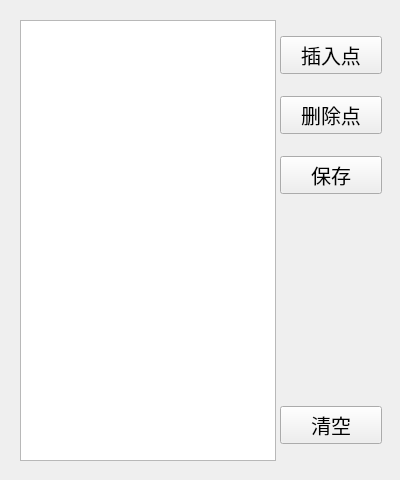
<?xml version="1.0" encoding="UTF-8"?>
<ui version="4.0">
 <class>Form_recoder_point</class>
 <widget class="QWidget" name="Form_recoder_point">
  <property name="geometry">
   <rect>
    <x>0</x>
    <y>0</y>
    <width>400</width>
    <height>480</height>
   </rect>
  </property>
  <property name="windowTitle">
   <string>示教记录</string>
  </property>
  <widget class="QWidget" name="verticalLayoutWidget">
   <property name="geometry">
    <rect>
     <x>280</x>
     <y>20</y>
     <width>102</width>
     <height>191</height>
    </rect>
   </property>
   <layout class="QVBoxLayout" name="verticalLayout">
    <item>
     <widget class="QPushButton" name="pushButton_2">
      <property name="font">
       <font>
        <pointsize>15</pointsize>
       </font>
      </property>
      <property name="text">
       <string>插入点</string>
      </property>
     </widget>
    </item>
    <item>
     <widget class="QPushButton" name="pushButton">
      <property name="font">
       <font>
        <pointsize>15</pointsize>
       </font>
      </property>
      <property name="text">
       <string>删除点</string>
      </property>
     </widget>
    </item>
    <item>
     <widget class="QPushButton" name="pushButton_3">
      <property name="font">
       <font>
        <pointsize>15</pointsize>
       </font>
      </property>
      <property name="text">
       <string>保存</string>
      </property>
     </widget>
    </item>
   </layout>
  </widget>
  <widget class="QWidget" name="verticalLayoutWidget_2">
   <property name="geometry">
    <rect>
     <x>280</x>
     <y>390</y>
     <width>102</width>
     <height>71</height>
    </rect>
   </property>
   <layout class="QVBoxLayout" name="verticalLayout_3">
    <item>
     <widget class="QPushButton" name="pushButton_6">
      <property name="font">
       <font>
        <pointsize>15</pointsize>
       </font>
      </property>
      <property name="text">
       <string>清空</string>
      </property>
     </widget>
    </item>
   </layout>
  </widget>
  <widget class="QListWidget" name="listWidget">
   <property name="geometry">
    <rect>
     <x>20</x>
     <y>20</y>
     <width>256</width>
     <height>441</height>
    </rect>
   </property>
   <property name="font">
    <font>
     <pointsize>15</pointsize>
    </font>
   </property>
  </widget>
 </widget>
 <resources/>
 <connections>
  <connection>
   <sender>pushButton_2</sender>
   <signal>clicked()</signal>
   <receiver>Form_recoder_point</receiver>
   <slot>insert_point()</slot>
   <hints>
    <hint type="sourcelabel">
     <x>337</x>
     <y>53</y>
    </hint>
    <hint type="destinationlabel">
     <x>452</x>
     <y>58</y>
    </hint>
   </hints>
  </connection>
  <connection>
   <sender>pushButton</sender>
   <signal>clicked()</signal>
   <receiver>Form_recoder_point</receiver>
   <slot>delete_point()</slot>
   <hints>
    <hint type="sourcelabel">
     <x>353</x>
     <y>119</y>
    </hint>
    <hint type="destinationlabel">
     <x>473</x>
     <y>129</y>
    </hint>
   </hints>
  </connection>
  <connection>
   <sender>pushButton_3</sender>
   <signal>clicked()</signal>
   <receiver>Form_recoder_point</receiver>
   <slot>save_point()</slot>
   <hints>
    <hint type="sourcelabel">
     <x>343</x>
     <y>190</y>
    </hint>
    <hint type="destinationlabel">
     <x>484</x>
     <y>191</y>
    </hint>
   </hints>
  </connection>
  <connection>
   <sender>pushButton_6</sender>
   <signal>clicked()</signal>
   <receiver>Form_recoder_point</receiver>
   <slot>clear_point()</slot>
   <hints>
    <hint type="sourcelabel">
     <x>331</x>
     <y>432</y>
    </hint>
    <hint type="destinationlabel">
     <x>359</x>
     <y>335</y>
    </hint>
   </hints>
  </connection>
 </connections>
 <slots>
  <slot>insert_point()</slot>
  <slot>delete_point()</slot>
  <slot>save_point()</slot>
  <slot>clear_point()</slot>
 </slots>
</ui>
